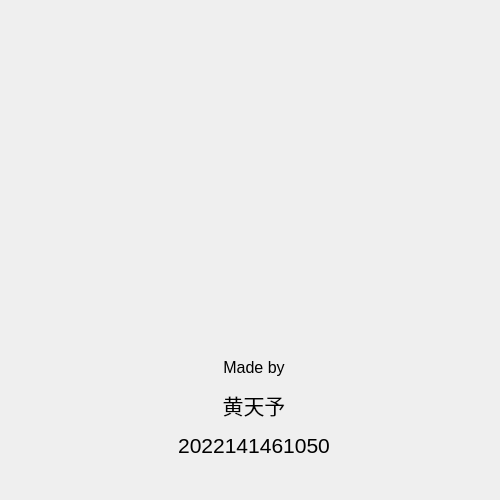
<?xml version="1.0" encoding="UTF-8"?>
<ui version="4.0">
 <class>AboutWindowClass</class>
 <widget class="QMainWindow" name="AboutWindowClass">
  <property name="geometry">
   <rect>
    <x>0</x>
    <y>0</y>
    <width>500</width>
    <height>500</height>
   </rect>
  </property>
  <property name="windowTitle">
   <string>AboutWindow</string>
  </property>
  <widget class="QWidget" name="centralWidget">
   <widget class="QLabel" name="name">
    <property name="geometry">
     <rect>
      <x>150</x>
      <y>350</y>
      <width>208</width>
      <height>117</height>
     </rect>
    </property>
    <property name="text">
     <string>&lt;html&gt;&lt;head/&gt;&lt;body&gt;&lt;p align=&quot;center&quot;&gt;&lt;span style=&quot; font-size:12pt;&quot;&gt;Made by&lt;/span&gt;&lt;/p&gt;&lt;p align=&quot;center&quot;&gt;&lt;span style=&quot; font-size:16pt;&quot;&gt;黄天予&lt;/span&gt;&lt;/p&gt;&lt;p align=&quot;center&quot;&gt;&lt;span style=&quot; font-size:16pt;&quot;&gt;2022141461050&lt;/span&gt;&lt;/p&gt;&lt;/body&gt;&lt;/html&gt;</string>
    </property>
    <property name="alignment">
     <set>Qt::AlignCenter</set>
    </property>
   </widget>
   <widget class="QLabel" name="pic">
    <property name="geometry">
     <rect>
      <x>11</x>
      <y>11</y>
      <width>478</width>
      <height>236</height>
     </rect>
    </property>
    <property name="text">
     <string/>
    </property>
    <property name="alignment">
     <set>Qt::AlignCenter</set>
    </property>
   </widget>
  </widget>
 </widget>
 <layoutdefault spacing="6" margin="11"/>
 <resources/>
 <connections/>
</ui>
